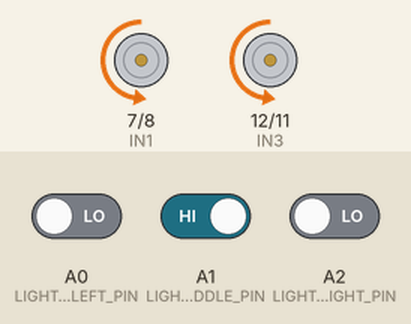
Simulated run of this sketch. Board: Arduino Uno, built with avr-gcc and run on an emulated ATmega328P. Parts: motor-driver pin pairs drawn as motors (green arrow = first pin HIGH = forward, orange = second pin HIGH = backward, longer = more drive, scaled by the enable pin). Inputs (shaded band) come from the test bench; at power-on: A0 (LIGHT_SENSOR_LEFT_PIN) LOW, A1 (LIGHT_SENSOR_MIDDLE_PIN) HIGH, A2 (LIGHT_SENSOR_RIGHT_PIN) LOW. What the sketch prints to the serial monitor is not drawn.

Above: at 1.2 s.
1.3 s: A0 (LIGHT_SENSOR_LEFT_PIN) driven HIGH
At 2.5 s:
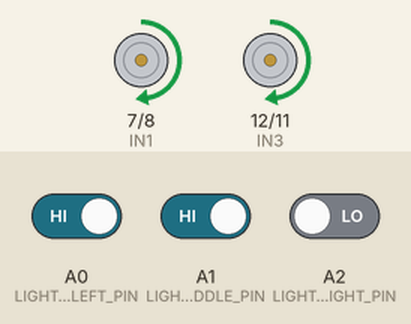
2.8 s: A1 (LIGHT_SENSOR_MIDDLE_PIN) driven LOW
At 3.8 s:
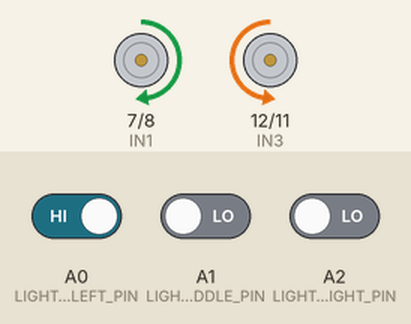
4.3 s: A1 (LIGHT_SENSOR_MIDDLE_PIN) driven HIGH
At 5.0 s:
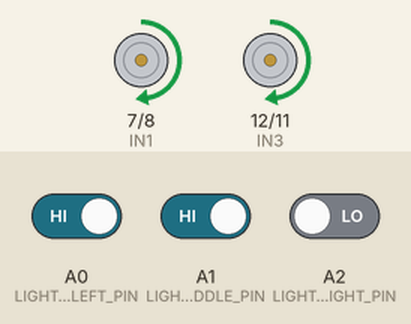
5.8 s: A2 (LIGHT_SENSOR_RIGHT_PIN) driven HIGH
At 6.1 s:
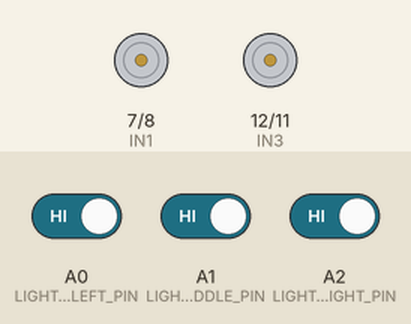
7.3 s: A2 (LIGHT_SENSOR_RIGHT_PIN) driven LOW
At 8.5 s:
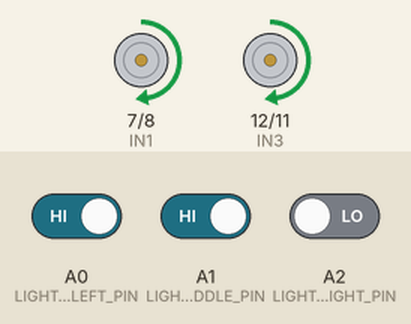
Timing chart, 0 to 9.8 s (numbered marks = the images above; inputs shaded):
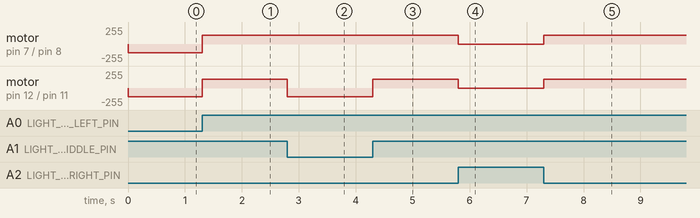

The sketch:

line_following_test.ino
```cpp
// Using the light sensors to follow a black line on a white background
//
// How it works:
// - When the middle sensor finds the black line (sensor reports 0) drive forward.
// - If the middle sensor isn't on the black line, check the side sensors to see
//   which direction we need to turn to get back on track.
// - Don't forget to adjust the sensor sensativity (white and blue potentiometer)
//   to work with your lighting consditions.
// - This is a simplistic example.  You could improve on the logic to get better performance.

// Simple drivetrain implementation for the Elegoo car
#include "drive.h"

#define LIGHT_SENSOR_LEFT_PIN   A0  // Usually 2
#define LIGHT_SENSOR_MIDDLE_PIN A1  // Usually 4
#define LIGHT_SENSOR_RIGHT_PIN  A2  // Usually 10


void setup() {
  Serial.begin(115200);
  Serial.println("Line Follower (line sensors) Test v1");

  pinMode(LIGHT_SENSOR_LEFT_PIN, INPUT);
  pinMode(LIGHT_SENSOR_MIDDLE_PIN, INPUT);
  pinMode(LIGHT_SENSOR_RIGHT_PIN, INPUT);

  driveSetup();
}

void loop() {
  if(digitalRead(LIGHT_SENSOR_MIDDLE_PIN) == 0) {
    // Black line is in the middle, keep going
    driveForward();
  }
  else if(digitalRead(LIGHT_SENSOR_LEFT_PIN) == 0) {
    // Black line is under the left sensor to go left to bring it to the middle
    driveLeft();
  }
  else if(digitalRead(LIGHT_SENSOR_RIGHT_PIN) == 0) {
    // Black line is under the right sensor to go right to bring it to the middle
    driveRight();
  }
  else {
    // We've lost the line so give up
    // Could try backing up instead
    driveStop();
  }


}
```

drive.h
```cpp
// Simple Elegoo drivetrain implementation

#define ENA 5
#define ENB 6
#define IN1 7
#define IN2 8
#define IN3 12  // Usually 9
#define IN4 11

#define carSpeed 128

void driveSetup() {
  pinMode(ENA, OUTPUT);
  pinMode(ENB, OUTPUT);
  pinMode(IN1, OUTPUT);
  pinMode(IN2, OUTPUT);
  pinMode(IN3, OUTPUT);
  pinMode(IN4, OUTPUT);
}

void driveForward() {
  analogWrite(ENA, carSpeed);
  analogWrite(ENB, carSpeed);
  digitalWrite(IN1, HIGH);
  digitalWrite(IN2, LOW);
  digitalWrite(IN3, LOW);
  digitalWrite(IN4, HIGH);
}

void driveBack() {
  analogWrite(ENA, carSpeed);
  analogWrite(ENB, carSpeed);
  digitalWrite(IN1, LOW);
  digitalWrite(IN2, HIGH);
  digitalWrite(IN3, HIGH);
  digitalWrite(IN4, LOW);
}

void driveLeft() {
  analogWrite(ENA, carSpeed);
  analogWrite(ENB, carSpeed);
  digitalWrite(IN1, LOW);
  digitalWrite(IN2, HIGH);
  digitalWrite(IN3, LOW);
  digitalWrite(IN4, HIGH);
}

void driveRight() {
  analogWrite(ENA, carSpeed);
  analogWrite(ENB, carSpeed);
  digitalWrite(IN1, HIGH);
  digitalWrite(IN2, LOW);
  digitalWrite(IN3, HIGH);
  digitalWrite(IN4, LOW);
}

void driveStop() {
   digitalWrite(ENA, LOW);
   digitalWrite(ENB, LOW);
}
```

Measured:
- after the input at 1.3 s, motor on pin 7 (IN1) / pin 8 (IN2), motor on pin 12 (IN3) / pin 11 (IN4): backward 128/255 → forward 128/255 at once
- after the input at 2.8 s, motor on pin 12 (IN3) / pin 11 (IN4): forward 128/255 → backward 128/255 at once
- after the input at 4.3 s, motor on pin 12 (IN3) / pin 11 (IN4): backward 128/255 → forward 128/255 at once
- after the input at 5.8 s, motor on pin 7 (IN1) / pin 8 (IN2), motor on pin 12 (IN3) / pin 11 (IN4): forward 128/255 → stopped at once
- after the input at 7.3 s, motor on pin 7 (IN1) / pin 8 (IN2), motor on pin 12 (IN3) / pin 11 (IN4): stopped → forward 128/255 at once
